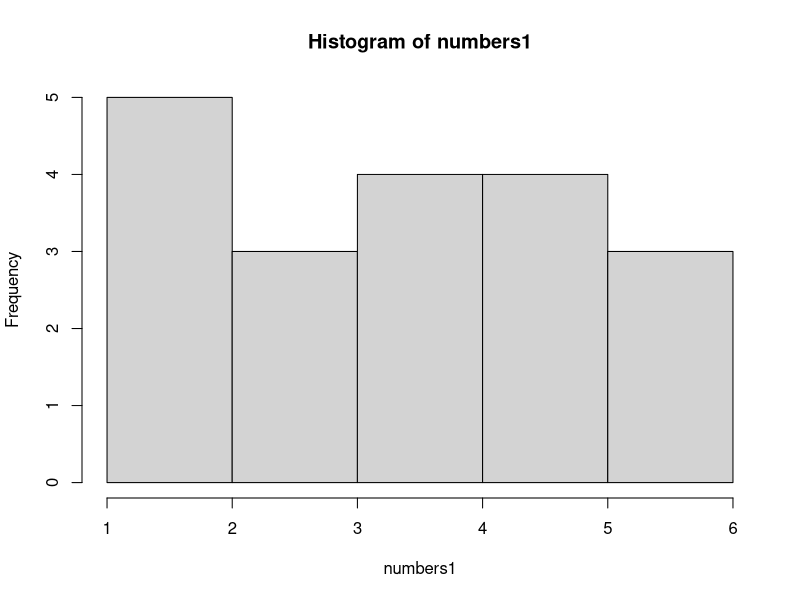
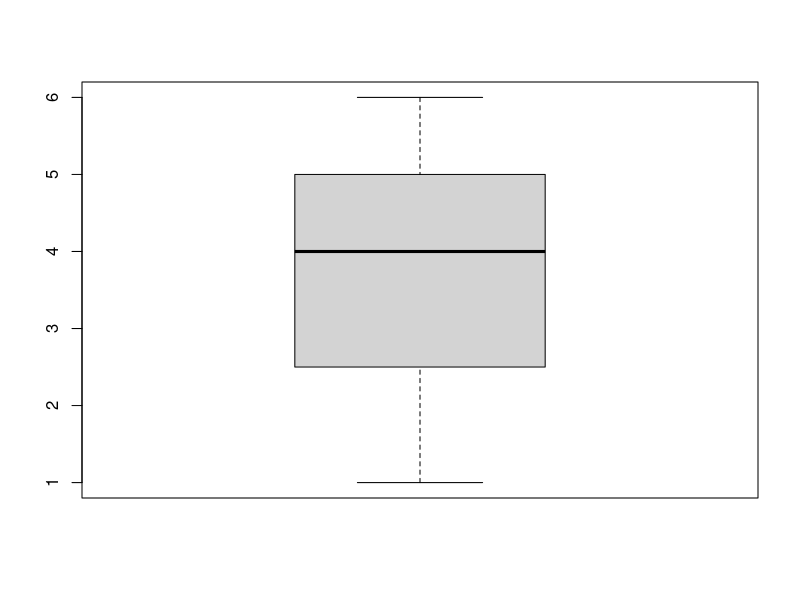
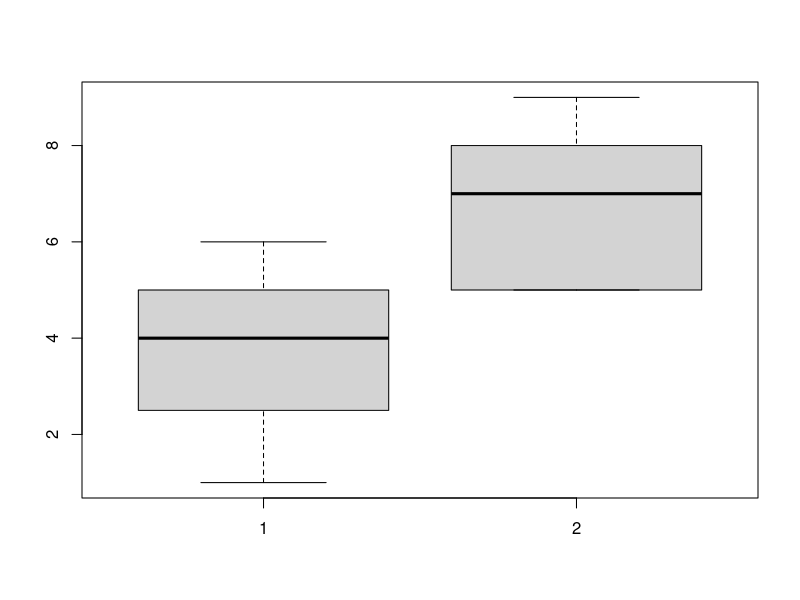
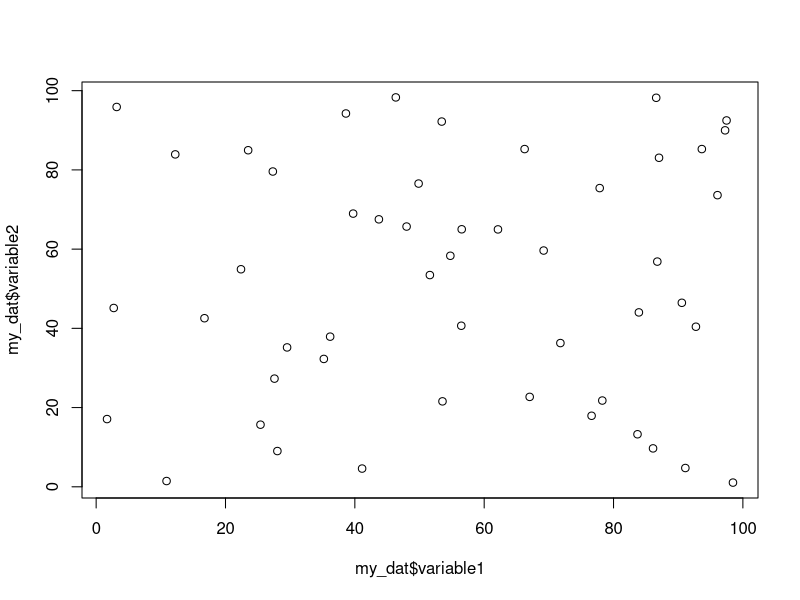
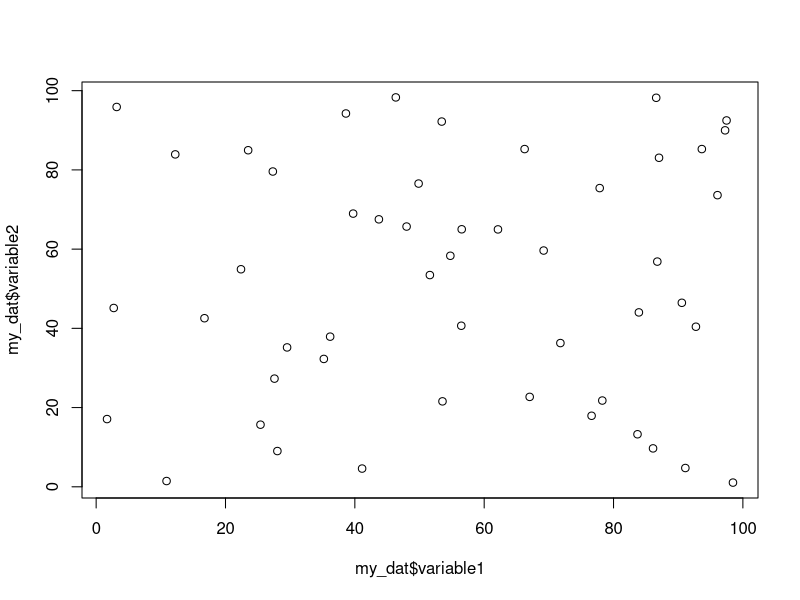
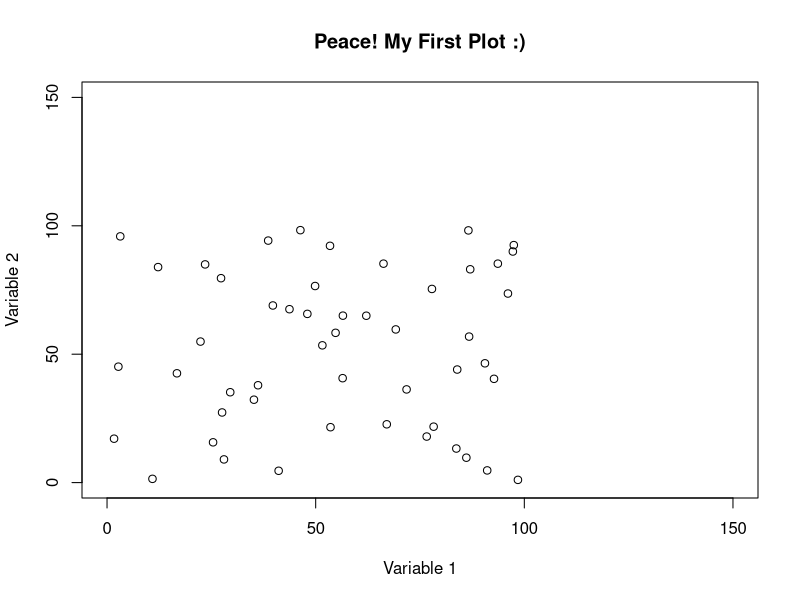

These figures' R source, in order:
#####Visualizations with Base R

####Univariate Statistics

numbers1<- c(1,1,1,2,2,3,3,3,4,4,4,4,5,5,5,5,6,6,6)

hist(numbers1)

boxplot(numbers1)

numbers2<- c(5,5,5,5,5,6,6,6,7,7,7,8,8,8,9,9,9)

boxplot(numbers1,numbers2)

######Bivariate Statistics

#####make some fake data to create a scatterplot

#rnorm - normal distribution
#rpois - poisson
#rbinom - binomial
#runif - uniform

variable1<-runif(50,0,100) #Pulls 50 values of random numbers b/w 0 and 100  (from a uniform distribution of 0-100?)
variable2<-runif(50,0,100)
my_dat<-data.frame(variable1,variable2)

#####this does the same thing as the previous three lines
my_dat<-data.frame("variable1"=runif(50,0,100),"variable2"=runif(50,0,100))

#### Scatterplot
plot(my_dat$variable1,my_dat$variable2)

#####this does the same thing
plot(x=my_dat$variable1,y=my_dat$variable2)

###Base R has some limited graphics customization ability
plot(my_dat$variable1,my_dat$variable2,
     main="Peace! My First Plot :)", ###add main title
     xlab="Variable 1", ### x axis label
     ylab="Variable 2",### y axis label
     ylim=c(0,150),xlim=c(0,150))### set the length of the x and y axes.

?plot

